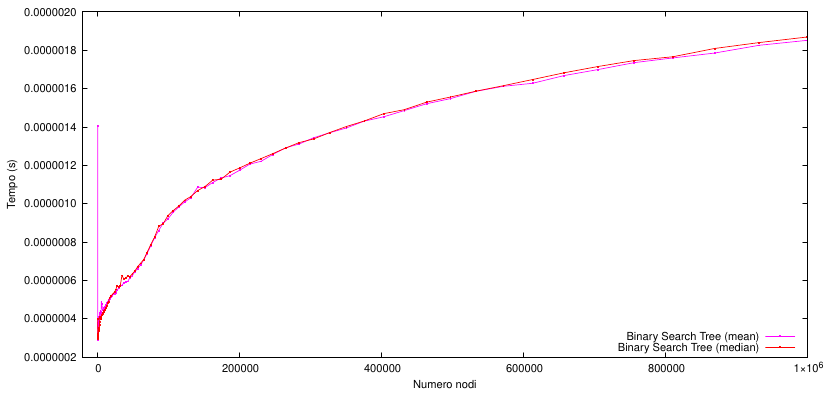

Reproduce this figure in gnuplot.
set xlabel 'Numero nodi'
set ylabel 'Tempo (s)'
set key right bottom
set terminal pdf size 21cm,10cm enhanced color rounded \
    font 'Helvetica,12'
set output 'bst_mean_median.pdf'
plot "output_mean.txt" using 1:2 with linespoints pt 5 ps 0.1 lw 1 lc "magenta" title "Binary Search Tree (mean)", "output_median.txt" using 1:2 with linespoints pt 5 ps 0.1 lw 1 lc "red" title "Binary Search Tree (median)"

